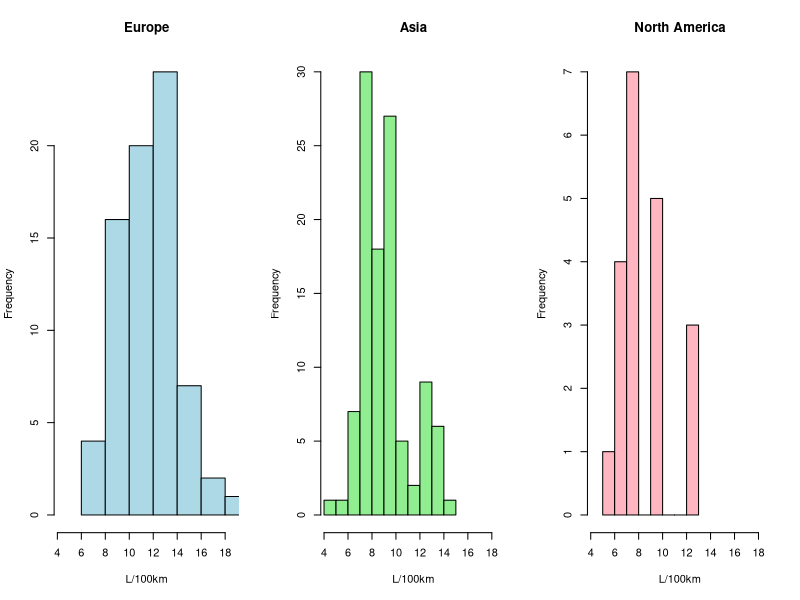
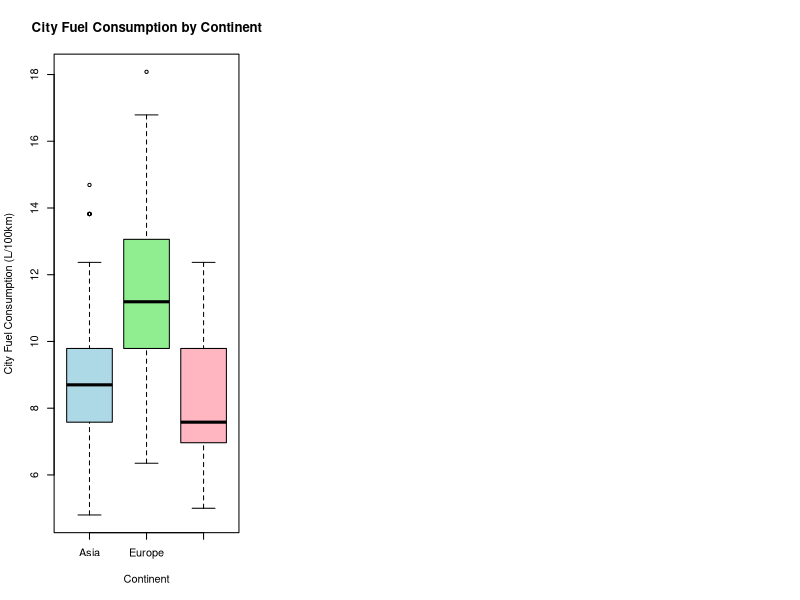
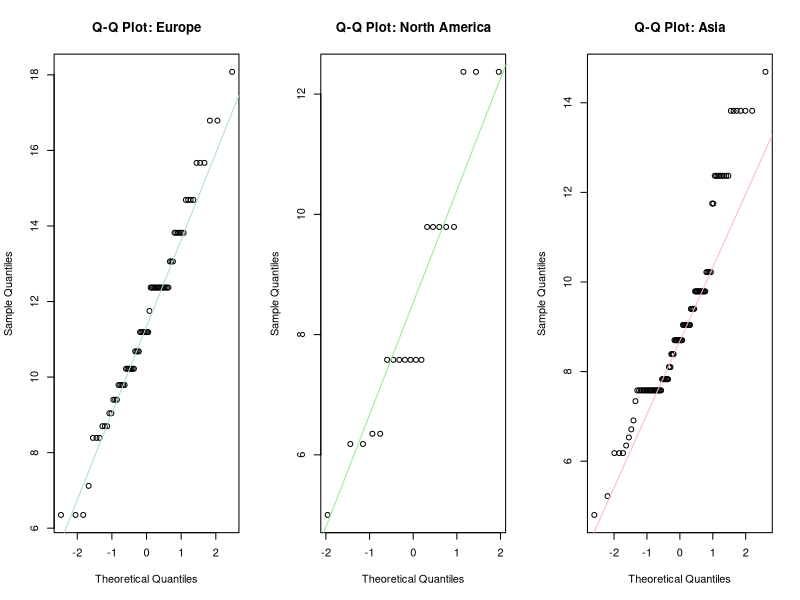

The R source for these figures, in order:
## ---- chunk 1
library(dplyr)
## ---- chunk 2
my_cars <- read.csv("car_specifications.csv")
# head(my_cars)
## ---- chunk 3
grouped <- group_by(my_cars, continent)

summary.result1 <- summarise(
  grouped,
  count = n(),
  mean_city = mean(city.L.100km, na.rm = TRUE),
  median_city = median(city.L.100km, na.rm = TRUE),
  sd_city = sd(city.L.100km, na.rm = TRUE),
  min_city = min(city.L.100km, na.rm = TRUE),
  max_city = max(city.L.100km, na.rm = TRUE),
  q25 = quantile(city.L.100km, 0.25, na.rm = TRUE),
  q75 = quantile(city.L.100km, 0.75, na.rm = TRUE)
)
summary.result1
## ---- chunk 4
xrange <- range(my_cars$city.L.100km) + c(-0.5, 0.5)
ymax <- max(
  hist(my_cars[my_cars$continent == "Europe", ]$city.L.100km, plot = FALSE)$counts,
  hist(my_cars[my_cars$continent == "Asia", ]$city.L.100km, plot = FALSE)$counts,
  hist(my_cars[my_cars$continent == "North America", ]$city.L.100km, plot = FALSE)$counts
)

par(mfrow = c(1, 3))

hist(my_cars[my_cars$continent == "Europe", ]$city.L.100km,
     main = "Europe",
     xlab = "L/100km",
     ylab = "Frequency",
     col = "lightblue",
     border = "black",
     xlim = xrange)

hist(my_cars[my_cars$continent == "Asia", ]$city.L.100km,
     main = "Asia",
     xlab = "L/100km",
     ylab = "Frequency",
     col = "lightgreen",
     border = "black",
     xlim = xrange)

hist(my_cars[my_cars$continent == "North America", ]$city.L.100km,
     main = "North America",
     xlab = "L/100km",
     ylab = "Frequency",
     col = "lightpink",
     border = "black",
     xlim = xrange)
## ---- chunk 5
boxplot(city.L.100km ~ continent, data = my_cars,
        main = "City Fuel Consumption by Continent",
        xlab = "Continent",
        ylab = "City Fuel Consumption (L/100km)",
        col = c("lightblue", "lightgreen", "lightpink"))
## ---- chunk 6
par(mfrow = c(1, 3))

qqnorm(my_cars$city.L.100km[my_cars$continent == "Europe"], 
       main = "Q-Q Plot: Europe", 
       xlab = "Theoretical Quantiles", 
       ylab = "Sample Quantiles")
qqline(my_cars$city.L.100km[my_cars$continent == "Europe"], col = "lightblue")

# Q-Q plot for North America
qqnorm(my_cars$city.L.100km[my_cars$continent == "North America"], 
       main = "Q-Q Plot: North America", 
       xlab = "Theoretical Quantiles", 
       ylab = "Sample Quantiles")
qqline(my_cars$city.L.100km[my_cars$continent == "North America"], col = "lightgreen")

# Q-Q plot for Asia
qqnorm(my_cars$city.L.100km[my_cars$continent == "Asia"], 
       main = "Q-Q Plot: Asia", 
       xlab = "Theoretical Quantiles", 
       ylab = "Sample Quantiles")
qqline(my_cars$city.L.100km[my_cars$continent == "Asia"], col = "lightpink")

## ---- chunk 7
my_cars$continent <- as.factor(my_cars$continent)
kruskal.test(city.L.100km ~ continent, data = my_cars)
## ---- chunk 8
wilcox.test(city.L.100km ~ continent,
            data = subset(my_cars, continent %in% c("Asia", "North America")))
